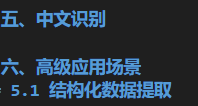
#> input picture test_assets/pic002.png, 198 x 106 px, found by its file name
$ python debug_v6_det_crops.py
#> lines starting #> are read from the running program, lines starting #| are printed output that depends on the picture
#> in main, image is the input picture: shape (106, 198, 3); mean B, G, R 62.3, 50.8, 39.1
#!/usr/bin/env python3
"""Run v6 det on pic002 and save crops."""

from __future__ import annotations

import math
from pathlib import Path

import cv2
import numpy as np
import onnxruntime as ort


ROOT = Path(r"D:\workplace\workplace\github\ocr\OnnxOCRSharp")
DET_MODEL = ROOT / "models/ppocrv6/PP-OCRv6_tiny_det_onnx/inference.onnx"
REC_MODEL = ROOT / "models/ppocrv6/PP-OCRv6_tiny_rec_onnx/inference.onnx"
DICT_PATH = ROOT / "models/ppocrv6/ppocrv6_tiny_dict.txt"
IMAGE_PATH = ROOT / "test_assets/pic002.png"
OUT_DIR = ROOT / "test_assets/_debug_crops"


def det_preprocess(image: np.ndarray, limit_side_len=960):
#> called with limit_side_len = 960
    h, w = image.shape[:2]
#> h = 106; w = 198
    ratio = 1.0
    if max(h, w) > limit_side_len:
        ratio = limit_side_len / max(h, w)
    resize_h = max(int(round(h * ratio / 32) * 32), 32)
#> resize_h = 96
    resize_w = max(int(round(w * ratio / 32) * 32), 32)
#> resize_w = 192
    resized = cv2.resize(image, (resize_w, resize_h))
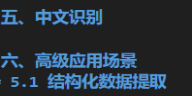
#> resized: shape (96, 192, 3); mean B, G, R 62.3, 50.8, 39.1
    mean = np.array([0.485, 0.456, 0.406], dtype=np.float32)
    std = np.array([0.229, 0.224, 0.225], dtype=np.float32)
    norm = resized.astype(np.float32) / 255.0
    norm = (norm - mean) / std
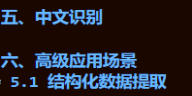
#> norm: shape (96, 192, 3) float32; mean B, G, R -1.05, -1.15, -1.12; drawn with min black and max white
    chw = norm.transpose(2, 0, 1)
    return chw[np.newaxis, ...], (h, w, resize_h / h, resize_w / w)


# [59 lines left out: functions order_points, crop_quad, load_dict, resize_norm_img_chinese, ctc_decode, not called in this run]


def main():
    OUT_DIR.mkdir(exist_ok=True)
    image = cv2.imread(str(IMAGE_PATH))
    tensor, shape = det_preprocess(image)
#> shape = (106, 198, 0.906, 0.97)
    det = ort.InferenceSession(str(DET_MODEL), providers=["CPUExecutionProvider"])
    out = det.run(None, {det.get_inputs()[0].name: tensor})[0]
    print("det out shape", out.shape)

    # very simplified: threshold map and take bounding rects of contours
    prob = out[0, 0]
    mask = (prob > 0.3).astype(np.uint8) * 255
    contours, _ = cv2.findContours(mask, cv2.RETR_LIST, cv2.CHAIN_APPROX_SIMPLE)
    boxes = []
    for cnt in contours:
        rect = cv2.minAreaRect(cnt)
        pts = cv2.boxPoints(rect)
        pts[:, 0] /= shape[3]
        pts[:, 1] /= shape[2]
        boxes.append(order_points(pts))

    boxes = sorted(boxes, key=lambda b: (b[0][1] + b[2][1]) / 2)
    print("boxes", len(boxes))

    rec = ort.InferenceSession(str(REC_MODEL), providers=["CPUExecutionProvider"])
    chars = load_dict()
    for i, box in enumerate(boxes[:5], 1):
        crop = crop_quad(image, box)
        cv2.imwrite(str(OUT_DIR / f"crop_{i}.png"), crop)
        tensor, _ = resize_norm_img_chinese(crop)
        pred = rec.run(None, {rec.get_inputs()[0].name: tensor})[0]
        text, score = ctc_decode(pred, chars)
        print(f"crop {i}: size={crop.shape[1]}x{crop.shape[0]} score={score:.4f} text={text!r}")


if __name__ == "__main__":
    main()
#> (the call stopped at in main, `det = ort.InferenceSession(str(DET_MODEL), providers=["CPUExecutionPro..`: onnxruntime is not available in this run)
